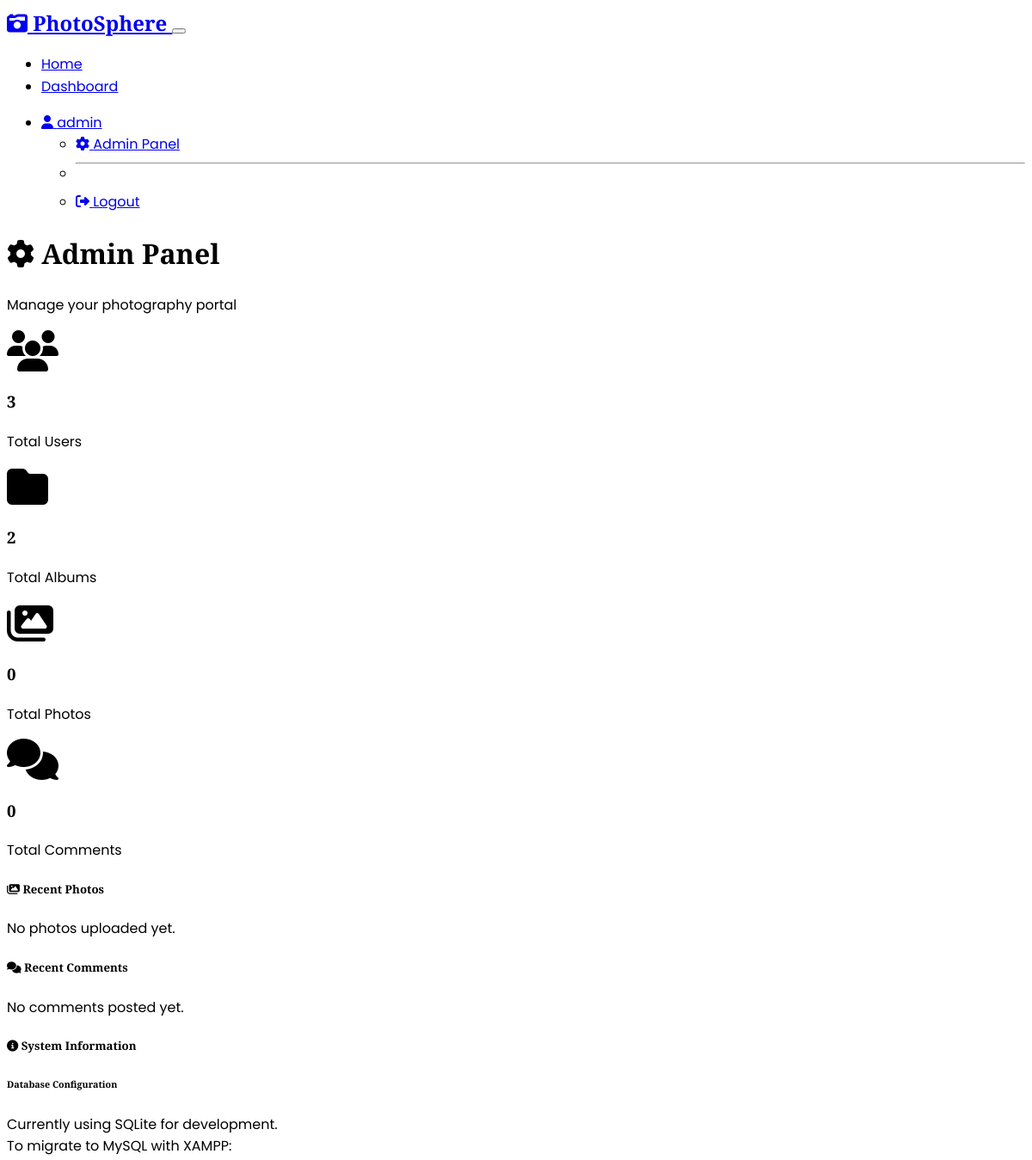
The app's page /admin (signed in, upper part), older data.
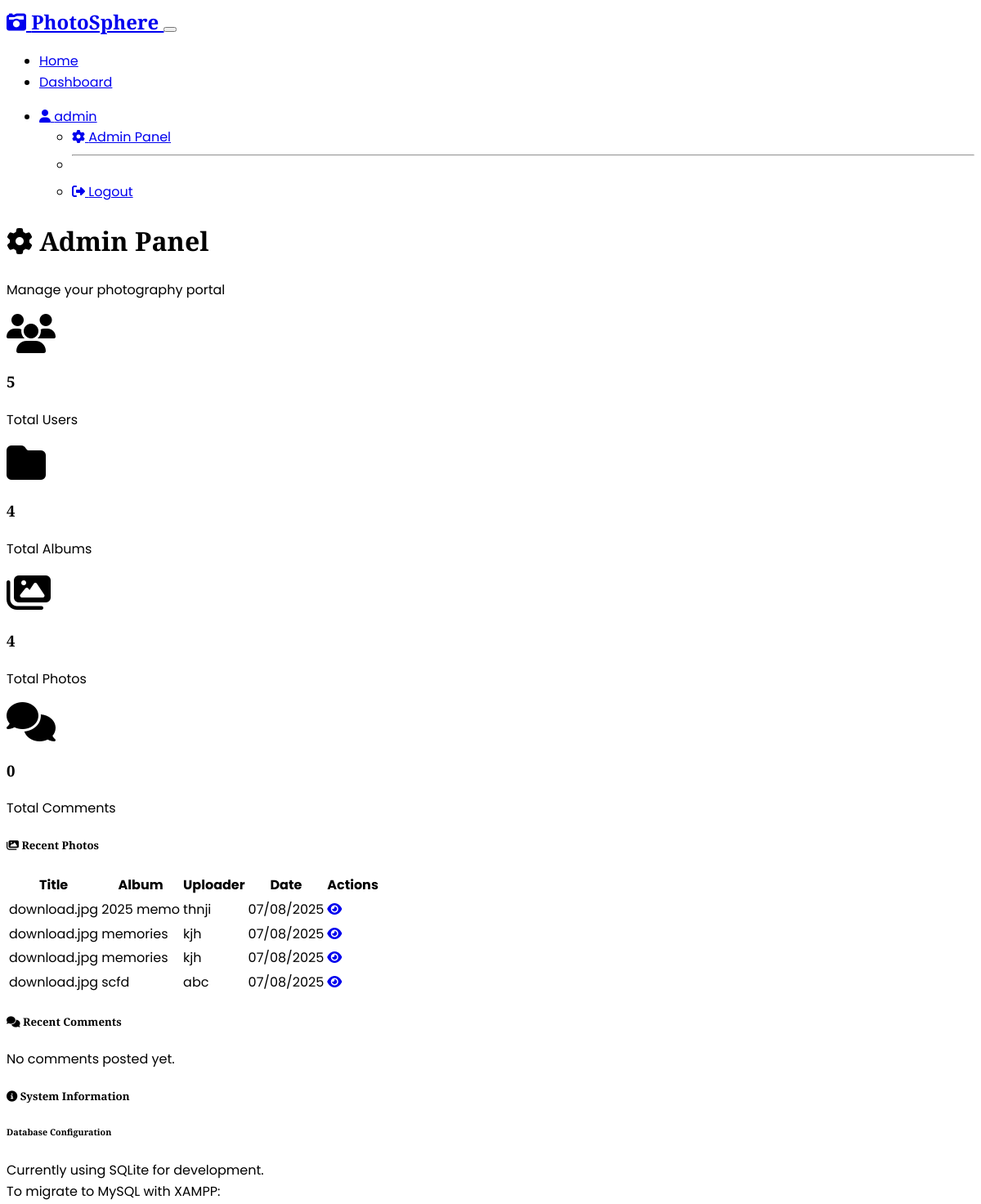
The same page, newer data.
### models.py (models this page shows, shortened)
class Photo(db.Model):
    id = db.Column(db.Integer, primary_key=True)
    filename = db.Column(db.String(100), nullable=False)
    original_filename = db.Column(db.String(100), nullable=False)
    title = db.Column(db.String(100), nullable=False)
    description = db.Column(Text)
    album_id = db.Column(db.Integer, db.ForeignKey('album.id'), nullable=False)
    uploaded_by = db.Column(db.Integer, db.ForeignKey('user.id'), nullable=False)
    upload_date = db.Column(db.DateTime, default=datetime.utcnow)
    file_size = db.Column(db.Integer)
    mime_type = db.Column(db.String(50))
    comments = db.relationship('Comment', backref='photo', lazy=True, cascade='all, delete-orphan')

class Album(db.Model):
    id = db.Column(db.Integer, primary_key=True)
    title = db.Column(db.String(100), nullable=False)
    description = db.Column(Text)
    date = db.Column(db.DateTime, default=datetime.utcnow)
    created_by = db.Column(db.Integer, db.ForeignKey('user.id'), nullable=False)
    visibility = db.Column(db.String(20), default='public')  # 'public', 'private'
    created_at = db.Column(db.DateTime, default=datetime.utcnow)
    photos = db.relationship('Photo', backref='album', lazy=True, cascade='all, delete-orphan')

class User(UserMixin, db.Model):
    id = db.Column(db.Integer, primary_key=True)
    username = db.Column(db.String(64), unique=True, nullable=False)
    email = db.Column(db.String(120), unique=True, nullable=False)
    password_hash = db.Column(db.String(256), nullable=False)
    role = db.Column(db.String(20), default='user')  # 'user', 'admin'
    created_at = db.Column(db.DateTime, default=datetime.utcnow)
    albums = db.relationship('Album', backref='creator', lazy=True)
    photos = db.relationship('Photo', backref='uploader', lazy=True)
    comments = db.relationship('Comment', backref='author', lazy=True)

### routes.py (the view)
@app.route('/admin')
@login_required
def admin_panel():
    if current_user.role != 'admin':
        flash('You do not have permission to access the admin panel.', 'error')
        return redirect(url_for('dashboard'))
    total_users = User.query.count()
    total_albums = Album.query.count()
    total_photos = Photo.query.count()
    total_comments = Comment.query.count()
    recent_photos = Photo.query.order_by(Photo.upload_date.desc()).limit(10).all()
    recent_comments = Comment.query.order_by(Comment.created_at.desc()).limit(10).all()
    return render_template('admin.html',
                         total_users=total_users,
                         total_albums=total_albums,
                         total_photos=total_photos,
                         total_comments=total_comments,
                         recent_photos=recent_photos,
                         recent_comments=recent_comments)

### app.py (called while the page is built)
@login_manager.user_loader
def load_user(user_id):
    from models import User
    return User.query.get(int(user_id))

### templates/admin.html (shortened to what the changed rows need)
{% extends "base.html" %}
{% block content %}
<div class="container">
    <div class="row mb-4">
        <div class="col-lg-12">
            <h1><i class="fas fa-cog"></i> Admin Panel</h1>
        </div>
    </div>
    <div class="row mb-4">
        <div class="col-md-3">
            <div class="card text-center">
                <div class="card-body">
                    <i class="fas fa-users fa-3x text-primary mb-3"></i>
                    <h3>{{ total_users }}</h3>
                    <p class="text-muted">Total Users</p>
                </div>
            </div>
        </div>
        <div class="col-md-3">
            <div class="card text-center">
                <div class="card-body">
                    <i class="fas fa-folder fa-3x text-success mb-3"></i>
                    <h3>{{ total_albums }}</h3>
                    <p class="text-muted">Total Albums</p>
                </div>
            </div>
        </div>
        <div class="col-md-3">
            <div class="card text-center">
                <div class="card-body">
                    <i class="fas fa-images fa-3x text-info mb-3"></i>
                    <h3>{{ total_photos }}</h3>
                    <p class="text-muted">Total Photos</p>
                </div>
            </div>
        </div>
    </div>
    <div class="row">
        <div class="col-lg-6">
            <div class="card">
                <div class="card-body">
                    {% if recent_photos %}
                    <div class="table-responsive">
                        <table class="table table-sm">
                            <thead>
                                <tr>
                                    <th>Title</th>
                                    <th>Album</th>
                                    <th>Uploader</th>
                                    <th>Date</th>
                                    <th>Actions</th>
                                </tr>
                            </thead>
                            <tbody>
                                {% for photo in recent_photos %}
                                <tr>
                                    <td>{{ photo.title[:20] }}{% if photo.title|length > 20 %}...{% endif %}</td>
                                    <td>{{ photo.album.title[:15] }}{% if photo.album.title|length > 15 %}...{% endif %}</td>
                                    <td>{{ photo.uploader.username }}</td>
                                    <td>{{ photo.upload_date.strftime('%m/%d/%Y') }}</td>
                                    <td>
                                        <a href="{{ url_for('view_photo', photo_id=photo.id) }}" class="btn btn-sm btn-primary">
                                            <i class="fas fa-eye"></i>
                                        </a>
                                    </td>
                                </tr>
                                {% endfor %}
                            </tbody>
                        </table>
                    </div>
                    {% else %}
                    <p class="text-muted">No photos uploaded yet.</p>
                    {% endif %}
                </div>
            </div>
        </div>
    </div>
</div>
{% endblock %}

Row changes from the older to the newer data that the page shows:
added Photo: title "download.jpg", album "2025 memo", uploader.username "thnji", upload_date "07/08/2025"
added Photo: title "download.jpg", album "memories", uploader.username "kjh", upload_date "07/08/2025"
added Photo: title "download.jpg", album "memories", uploader.username "kjh", upload_date "07/08/2025"
added Photo: title "download.jpg", album "scfd", uploader.username "abc", upload_date "07/08/2025"
Text that changed along with them:
{{ total_users }}: "3" → "5"
{{ total_albums }}: "2" → "4"
{{ total_photos }}: "0" → "4"
text no longer shown: "No photos uploaded yet."
text now shown: "Title Album Uploader Date Actions"
